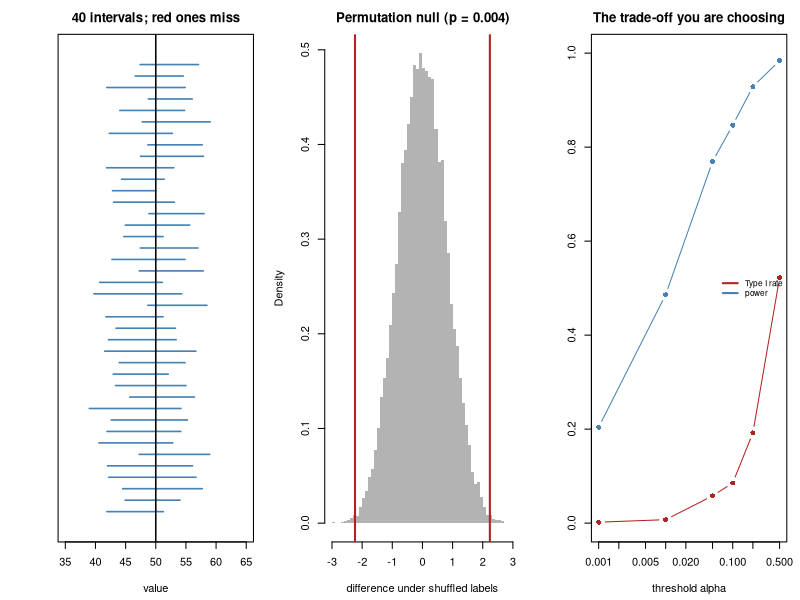

Recreate this plot in R.
#' ---
#' title: "Foundations 5 - Confidence intervals and p-values"
#' output: html_document
#' ---
#'
#' **Curriculum link:** `stats.md` -> Part 0, §0.7-§0.8, equations (0.13)-(0.15)
#' **Assumes:** `F1`-`F4`.
#'
#' ## Why this module matters most
#'
#' Confidence intervals and p-values are the two things every paper reports and
#' the two things most often misread. Both are statements about a **procedure**
#' repeated many times, not about your particular result - and almost every
#' misinterpretation comes from forgetting that.
#'
#' This module builds both from scratch and **checks them by simulation**, so
#' you see the procedure succeed at exactly the advertised rate rather than
#' taking anyone's word for it.

#+ setup, message = FALSE
MODULE_NAME <- "F5_confidence_intervals_and_pvalues"
OUT <- file.path(Sys.getenv("STATS_OUT", unset = "results"), MODULE_NAME)
dir.create(OUT, recursive = TRUE, showWarnings = FALSE)
header <- function(txt) cat("\n", strrep("=", 72), "\n", txt, "\n",
                            strrep("=", 72), "\n", sep = "")
set.seed(105)
TRUE_MU <- 50; TRUE_SIGMA <- 10

#' ## 1. Building a confidence interval, eq. (0.13)-(0.14)

#+ build
header("1. One interval, built by hand")
n <- 16
s_ <- rnorm(n, TRUE_MU, TRUE_SIGMA)
xbar <- mean(s_); s <- sd(s_); se <- s/sqrt(n)
## With sigma unknown we use the t critical value, a little larger than 1.96,
## which makes the interval appropriately wider.
crit <- qt(0.975, df = n - 1)
lo <- xbar - crit*se; hi <- xbar + crit*se
cat(sprintf("  sample mean  x-bar = %.3f\n", xbar))
cat(sprintf("  sample SD    s     = %.3f\n", s))
cat(sprintf("  standard error     = s/sqrt(n) = %.3f\n", se))
cat(sprintf("  critical value     = %.3f   (t with %d df; normal would use 1.960)\n",
            crit, n - 1))
cat(sprintf("\n  95%% CI = %.3f +/- %.3f x %.3f = (%.3f, %.3f)\n",
            xbar, crit, se, lo, hi))
cat(sprintf("  true value = %g  ->  %s\n", TRUE_MU,
            if (lo <= TRUE_MU && TRUE_MU <= hi) "INSIDE" else "OUTSIDE"))

#' ## 2. What "95% confident" actually means

#+ coverage
header("2. The coverage check: does the procedure really work 95% of the time?")
ci <- function(v, level = 0.95) {
  k <- length(v); m <- mean(v); e <- sd(v)/sqrt(k)
  c(m - qt(0.5 + level/2, k - 1)*e, m + qt(0.5 + level/2, k - 1)*e)
}
cat(sprintf("  %-10s%-8s%18s%22s\n", "level", "n", "intervals built",
            "contained the truth"))
for (level in c(0.80, 0.90, 0.95, 0.99)) {
  hits <- mean(replicate(10000, {
    b <- ci(rnorm(16, TRUE_MU, TRUE_SIGMA), level); b[1] <= TRUE_MU && TRUE_MU <= b[2]
  }))
  cat(sprintf("  %-10s%-8d%18s%21.1f%%\n", paste0(100*level, "%"), 16,
              "10,000", 100*hits))
}
cat("
  The procedure delivers what it promises. That is the ONLY guarantee a
  confidence interval carries, and it is a guarantee about the METHOD.

  CORRECT   : 'if I repeated this experiment many times, 95% of the intervals
               I built would contain the true value.'
  INCORRECT : 'there is a 95% probability the true value is in MY interval.'

  Why is the second wrong? Your interval is now a fixed pair of numbers and
  the truth is a fixed number. Either it is in there or it is not - there is
  no randomness left to have a probability about. The randomness was in the
  sampling, which has already happened.

  (If you genuinely want '95% probability the truth is in here', that is a
  CREDIBLE interval and requires Bayesian machinery and a prior - Topic 33.
  In practice the two often nearly coincide, which is why the sloppy reading
  usually survives contact with reality.)\n")

#' ## 3. Read the width, not whether it excludes zero

#+ width
header("3. Two 'non-significant' results that mean opposite things")
cat(sprintf("  %-26s%10s%22s%9s  verdict\n", "study", "estimate", "95% CI", "p"))
for (st_ in list(c("large, precise study", 0.1, 0.15),
                 c("small, noisy study", 2.5, 1.55))) {
  est <- as.numeric(st_[2]); se_ <- as.numeric(st_[3])
  p <- 2*pnorm(abs(est/se_), lower.tail = FALSE)
  cat(sprintf("  %-26s%10.2f%22s%9.3f  %s\n", st_[1], est,
              sprintf("(%+.2f, %+.2f)", est - 1.96*se_, est + 1.96*se_), p,
              if (p > 0.05) "n.s." else "sig"))
}
cat("
  Both are 'not significant'. They say completely different things.

    The first RULES OUT anything larger than about 0.4. That is a real,
    informative, publishable finding: the effect, if any, is small.

    The second rules out nothing. Effects of 0, of 2, of 5 are all consistent
    with it. It is not evidence of absence - it is absence of evidence.

  Reporting both as 'no significant difference' throws away the only
  information that distinguishes them. THIS is the strongest practical
  argument for reporting intervals, and the reason 'no significant difference'
  must never be written as 'no difference'.\n")

#' ## 4. What a p-value is, eq. (0.15)

#+ pvalue
header("4. Building a p-value from scratch, by simulation")
## NPG and the shift are named so the permutation below cannot drift out of
## step with the data, and the effect is big enough that the test should find it.
## A local seed, so this demonstration is the same every run and does not
## depend on how many draws the sections above happened to consume.
set.seed(14)
NPG <- 14; SHIFT <- 2.4
group_a <- rnorm(NPG, 50.0, 2)
group_b <- rnorm(NPG, 50.0 + SHIFT, 2)
observed_diff <- mean(group_b) - mean(group_a)
## The null hypothesis says the labels are meaningless. So SHUFFLE them and
## see how big a difference appears by chance alone. This is a permutation
## test: no formula, no distributional assumption, just the definition.
pooled <- c(group_a, group_b)
null_diffs <- replicate(20000, {
  perm <- sample(pooled)
  mean(perm[(NPG + 1):(2*NPG)]) - mean(perm[1:NPG])
})
p_perm <- mean(abs(null_diffs) >= abs(observed_diff))
cat(sprintf("  observed difference between the groups : %+.4f\n", observed_diff))
cat("  if the labels were meaningless, differences this big or bigger\n")
cat(sprintf("  happened in %s of 20,000 shuffles\n",
            format(sum(abs(null_diffs) >= abs(observed_diff)), big.mark = ",")))
cat(sprintf("\n  p (permutation) = %.4f\n", p_perm))
cat(sprintf("  p (t-test)      = %.4f   <- agrees\n",
            t.test(group_b, group_a, var.equal = TRUE)$p.value))
cat("
  Read the definition off the simulation:

      p = P( data at least this extreme | nothing is going on )

  Note what is on each side of the bar. The p-value is the probability of THE
  DATA given the HYPOTHESIS. It is not the probability of the hypothesis given
  the data - that is the reversal from F2, section 4, and it is the single
  most common error in interpreting statistics.

  A p-value of 0.03 does NOT mean 'a 3% chance there is no real effect'.\n")

#' ## 5. The kinds of p-value

#+ kinds
header("5. Five ways to get a p-value for the same comparison")
a <- rnorm(14, 0); b <- rnorm(14, 0.9)
p_t <- t.test(a, b, var.equal = TRUE)$p.value
p_welch <- t.test(a, b)$p.value
pool <- c(a, b); obs <- mean(b) - mean(a)
nd <- replicate(20000, { q <- sample(pool); mean(q[15:28]) - mean(q[1:14]) })
p_permut <- mean(abs(nd) >= abs(obs))
p_rank <- suppressWarnings(wilcox.test(a, b)$p.value)
boot <- replicate(20000, mean(sample(b, 14, TRUE)) - mean(sample(a, 14, TRUE)))
p_boot <- 2*min(mean(boot <= 0), mean(boot >= 0))
cat(sprintf("  %-16s%-26s%-30s%9s\n", "kind", "method", "assumes", "p"))
rows <- list(
  c("parametric", "Student t-test", "normality, equal variance", p_t),
  c("parametric", "Welch t-test", "normality only", p_welch),
  c("permutation", "shuffle the labels", "exchangeability", p_permut),
  c("rank-based", "Wilcoxon rank-sum", "nothing about shape", p_rank),
  c("bootstrap", "resample each group", "sample is representative", p_boot))
for (r in rows)
  cat(sprintf("  %-16s%-26s%-30s%9.4f\n", r[1], r[2], r[3], as.numeric(r[4])))
cat("
  On clean, well-behaved data they agree closely - as they should. They
  diverge when their assumptions diverge: on skewed data with outliers the
  t-test and the rank test can disagree sharply, and then you must decide
  WHICH QUESTION you are asking (a difference in means, or a tendency for one
  group to exceed the other - they are not the same question).

  The one that needs extra care: PERMUTATION assumes only that the labels are
  exchangeable under the null. That makes it robust - but you must shuffle
  WITHIN the structure of your design. With batches or paired samples, free
  shuffling builds a null that is simply wrong (exercise E2 measures this).\n")

#' ## 6. One-sided, two-sided, and p-hacking

#+ onesided
header("6. One-sided tests, and why they are abused")
cat(sprintf("  two-sided p = %.4f\n", t.test(a, b, var.equal = TRUE)$p.value))
cat(sprintf("  one-sided p = %.4f   <- exactly half, when the effect is in\n",
            t.test(a, b, var.equal = TRUE, alternative = "less")$p.value))
cat("                              the predicted direction\n")
cat("
  A one-sided test is legitimate only when a difference in the OTHER direction
  would be acted on identically to no difference at all, and only when you
  declared it before seeing the data. That is rare. Switching to one-sided
  because two-sided gave 0.06 is cheating, and it has a name.\n")

header("6b. What 'trying a few things' does to your error rate")
one_experiment <- function() {
  ## Two groups with NO real difference, measured 4 ways.
  x <- rnorm(15); y <- rnorm(15)
  c(t.test(x, y, var.equal = TRUE)$p.value,
    t.test(x, y, var.equal = TRUE, alternative = "less")$p.value,
    t.test(x, y, var.equal = TRUE, alternative = "greater")$p.value,
    suppressWarnings(wilcox.test(x, y)$p.value))
}
R <- 5000
res <- t(replicate(R, one_experiment()))
cat(sprintf("  %s experiments in which NOTHING is going on:\n\n",
            format(R, big.mark = ",")))
cat(sprintf("  %-46s%20s\n", "strategy", "false positive rate"))
cat(sprintf("  %-46s%19.1f%%\n", "pre-specified two-sided t-test",
            100*mean(res[, 1] < 0.05)))
cat(sprintf("  %-46s%19.1f%%\n", "try 4 analyses, report the smallest p",
            100*mean(apply(res, 1, min) < 0.05)))
cat("
  Four analyses is a modest amount of flexibility - far less than a real
  analyst has - and it roughly doubles the false positive rate.

  The reported p-value is then meaningless, because a p-value describes the
  PROCEDURE that produced it, and the procedure was 'try things until one
  works'. That procedure does not have a 5% error rate.

  The same mechanism drives:
    p-hacking         - trying analyses until one is significant
    HARKing           - inventing the hypothesis after seeing the result
    optional stopping - collecting more data until p drops below 0.05
                        (this reaches significance eventually with certainty)
    subgroup fishing  - 'it worked in the older female patients'

  The defence is always the same: DECIDE THE ANALYSIS BEFORE SEEING THE
  OUTCOME, and report everything you tried.\n")

#' ## 7. Where does 0.05 come from, and what are alpha and beta?

#+ errors
header("7. Two kinds of error, and the threshold that trades them off")
DIFF <- 1.0
error_rates <- function(alpha, n = 15, reps = 4000) {
  fp <- mean(replicate(reps, t.test(rnorm(n), rnorm(n))$p.value < alpha))
  tp <- mean(replicate(reps, t.test(rnorm(n), rnorm(n, DIFF))$p.value < alpha))
  c(fp, tp)
}
cat(sprintf("  %-12s%22s%22s\n", "alpha", "Type I (false pos)", "power (1 - Type II)"))
for (alpha in c(0.20, 0.10, 0.05, 0.01, 0.001)) {
  er <- error_rates(alpha)
  cat(sprintf("  %-12g%22.3f%22.3f\n", alpha, er[1], er[2]))
}
cat("
  TYPE I error  - you claim an effect that is not there. Its rate IS alpha.
  TYPE II error - you miss an effect that is there. Its rate is beta, and
                  POWER = 1 - beta is the second column.

  Lowering alpha buys fewer false positives and pays in missed real effects.
  There is no setting that avoids both; the threshold is a statement about
  which error is more costly IN YOUR SITUATION.

  0.05 is not a law of nature. Ronald Fisher suggested one-in-twenty in the
  1920s as a rough working line, explicitly as a rule of thumb. It survived
  because a shared default stops people choosing a threshold after seeing the
  answer - a real benefit, but not a mathematical one.

  Sensible thresholds vary enormously with the consequences:
    screening assay, cheap follow-up      alpha = 0.10
    ordinary single hypothesis            alpha = 0.05
    genome-wide association study         alpha = 5e-8   (Topic 24)
    particle physics discovery            alpha = 3e-7

  The modern position - the American Statistical Association's 2016 and 2019
  statements - is that 'statistically significant' should not be treated as a
  conclusion at all. Report the estimate, the interval, and the p-value.\n")

#' ## 8. Many tests at once: FWER and FDR

#+ multiple
header("8. What happens when you test 20,000 things")
G <- 20000
null_p <- runif(G)
cat(sprintf("  %s tests, NOT ONE of which has a real effect:\n\n",
            format(G, big.mark = ",")))
cat(sprintf("  %-42s%14s%12s\n", "rule", "discoveries", "all false?"))
cat(sprintf("  %-42s%14s%12s\n", "raw p < 0.05",
            format(sum(null_p < 0.05), big.mark = ","), "yes"))
for (m in list(c("bonferroni", "Bonferroni (controls FWER)"),
               c("holm", "Holm (controls FWER, more powerful)"),
               c("BH", "Benjamini-Hochberg (controls FDR)")))
  cat(sprintf("  %-42s%14s%12s\n", m[2],
              format(sum(p.adjust(null_p, m[1]) < 0.05), big.mark = ","), "yes"))
## Now with some real signal mixed in.
mixed <- c(runif(19000), rbeta(1000, 0.2, 12))
truth <- c(rep(FALSE, 19000), rep(TRUE, 1000))
cat("\n  Now 20,000 tests of which 1,000 ARE real:\n\n")
cat(sprintf("  %-42s%13s%8s%8s%8s\n", "rule", "discoveries", "false", "FDP", "power"))
for (m in list(c("bonferroni", "Bonferroni (FWER)"), c("holm", "Holm (FWER)"),
               c("BH", "Benjamini-Hochberg (FDR)"))) {
  rej <- p.adjust(mixed, m[1]) < 0.05
  cat(sprintf("  %-42s%13s%8d%8.3f%8.3f\n", m[2],
              format(sum(rej), big.mark = ","), sum(rej & !truth),
              sum(rej & !truth)/max(sum(rej), 1), mean(rej[truth])))
}
cat("
  Two different promises, and you must know which one you want:

    FWER (Bonferroni, Holm) - controls the probability of making EVEN ONE
      false claim. Appropriate when a single false positive is expensive.
      Very conservative when there are many tests, so power collapses.

    FDR (Benjamini-Hochberg) - controls the EXPECTED PROPORTION of your
      discoveries that are false. You accept that ~5% of your 200-gene list is
      wrong in exchange for getting a list at all. The right default in
      genomics; its adjusted values are called q-values.

  Look at the power column. That difference is why genomics runs on FDR.

  Topic 8 covers this properly, including what happens when the tests are
  correlated - which, for genes in a pathway, they always are.\n")

#' ## 9. Figure

#+ figure
png(file.path(OUT, "intervals_and_pvalues.png"), width = 1250, height = 440, res = 110)
par(mfrow = c(1, 3), mar = c(4.4, 4.4, 2.6, 1))
plot(NA, xlim = c(TRUE_MU - 15, TRUE_MU + 15), ylim = c(0, 41), yaxt = "n",
     xlab = "value", ylab = "", main = "40 intervals; red ones miss")
for (i in 1:40) {
  smp <- rnorm(16, TRUE_MU, TRUE_SIGMA); b <- ci(smp)
  covers <- b[1] <= TRUE_MU && TRUE_MU <= b[2]
  lines(b, c(i, i), col = if (covers) "steelblue" else "firebrick", lwd = 1.6)
}
abline(v = TRUE_MU, lwd = 1.5)
hist(null_diffs, breaks = 70, col = "grey70", border = NA, freq = FALSE,
     main = sprintf("Permutation null (p = %.3f)", p_perm),
     xlab = "difference under shuffled labels")
abline(v = c(-1, 1)*observed_diff, col = "firebrick", lwd = 2)
alphas <- c(0.5, 0.2, 0.1, 0.05, 0.01, 0.001)
er <- t(sapply(alphas, error_rates, reps = 1500))
plot(alphas, er[, 1], type = "b", pch = 16, col = "firebrick", log = "x",
     ylim = c(0, 1), xlab = "threshold alpha", ylab = "",
     main = "The trade-off you are choosing")
lines(alphas, er[, 2], type = "b", pch = 16, col = "steelblue")
legend("right", c("Type I rate", "power"), col = c("firebrick", "steelblue"),
       lwd = 2, bty = "n", cex = 0.75)
invisible(dev.off())
cat("\nFigure written to", file.path(OUT, "intervals_and_pvalues.png"), "\n")

#' # PROBLEMS
#'
#' ### Problem 1: Does the interval still work when the data is ugly?

#+ problem1
## ---- YOUR CODE HERE ----------------------------------------------------

## ---- SOLUTION (uncomment to check) -------------------------------------
# true_mean_ln <- exp(0 + 1.4^2/2)          # mean of lognormal(0, 1.4)
# cat("  A 95% interval SHOULD contain the truth 95% of the time.\n\n")
# cat(sprintf("  %-8s%16s%16s\n", "n", "normal data", "skewed data"))
# for (n_ in c(5, 10, 30, 100, 500)) {
#   cov_n <- mean(replicate(4000, { b <- ci(rnorm(n_)); b[1] <= 0 && 0 <= b[2] }))
#   cov_s <- mean(replicate(4000, { b <- ci(rlnorm(n_, 0, 1.4))
#                                   b[1] <= true_mean_ln && true_mean_ln <= b[2] }))
#   cat(sprintf("  %-8d%15.1f%%%15.1f%%\n", n_, 100*cov_n, 100*cov_s))
# }
#
# ## The normal column sits at 95% at every n - as it must, since the method
# ## was derived for exactly that case.
# ##
# ## The skewed column is too LOW at small n: the interval misses more often
# ## than advertised, so you are over-confident. It improves as n grows,
# ## because the central limit theorem (F4) gradually makes the sample mean
# ## normal.
# ##
# ## This is what an assumption violation actually looks like. Not a crash, not
# ## an error message - just a procedure quietly delivering 88% coverage while
# ## claiming 95%. The fixes are a bootstrap interval, a transformation (log),
# ## or more data. Topic 5 covers all three.

#' ### Problem 2: The p-value is not the probability you are wrong

#+ problem2
## ---- YOUR CODE HERE ----------------------------------------------------

## ---- SOLUTION (uncomment to check) -------------------------------------
# run <- function(n_tests, frac_real, effect = 0.8, n = 20) {
#   real <- runif(n_tests) < frac_real
#   ps <- sapply(real, function(r)
#     t.test(rnorm(n), rnorm(n, if (r) effect else 0))$p.value)
#   sig <- ps < 0.05
#   c(sum(sig), if (sum(sig)) mean(!real[sig]) else NA)
# }
# cat(sprintf("  %-34s%13s%20s\n", "% of hypotheses that are REAL",
#             "significant", "of those, % FALSE"))
# for (frac in c(0.90, 0.50, 0.10, 0.01)) {
#   r <- run(4000, frac)
#   cat(sprintf("  %-33.0f%%%13s%19.1f%%\n", 100*frac,
#               format(r[1], big.mark = ","), 100*r[2]))
# }
#
# ## The threshold is 0.05 in every row. The chance that a significant result
# ## is wrong ranges from a few percent to most of them.
# ##
# ## The p-value cannot know this, because it is computed ASSUMING the null is
# ## true - it never considers how plausible the null was to begin with. So
# ## 'p < 0.05' carries completely different weight for a pre-registered
# ## hypothesis with good prior support than for the 4,000th exploratory test.
# ##
# ## This is the same base-rate effect as the screening test in F2, and it is
# ## the honest answer to 'why do so many published findings fail to
# ## replicate?' It is also why FDR methods (section 8) are framed around the
# ## PROPORTION of discoveries that are false - exactly the last column.

#' ### Problem 3: Optional stopping

#+ problem3
## ---- YOUR CODE HERE ----------------------------------------------------

## ---- SOLUTION (uncomment to check) -------------------------------------
# peek_until_significant <- function(max_n, alpha = 0.05) {
#   ## Add one observation per group at a time; stop at the first p < alpha.
#   x <- rnorm(5); y <- rnorm(5)
#   for (i in seq_len(max_n - 5)) {
#     x <- c(x, rnorm(1)); y <- c(y, rnorm(1))
#     if (t.test(x, y)$p.value < alpha) return(TRUE)
#   }
#   FALSE
# }
# cat("  No real effect. Nominal false positive rate: 5%.\n\n")
# cat(sprintf("  %-18s%20s\n", "max n allowed", "reached p < 0.05"))
# for (max_n in c(5, 10, 20, 50, 100, 200))
#   cat(sprintf("  %-18d%19.1f%%\n", max_n,
#               100*mean(replicate(1500, peek_until_significant(max_n)))))
#
# ## Testing once at n = 5 gives the advertised 5%. Allowing yourself to keep
# ## looking pushes it far higher, and it keeps climbing with the budget - with
# ## unlimited data it reaches 100%. The p-value WILL dip below 0.05 eventually
# ## just by wandering, and if you stop the moment it does, you always "win".
# ##
# ## This is why 'we added a few more samples because the trend looked
# ## promising' invalidates a p-value, and why clinical trials must pre-specify
# ## their sample size or use a formal sequential design with corrected
# ## boundaries (O'Brien-Fleming, alpha-spending).
# ##
# ## Note the pattern across all three problems and section 6b: the p-value is
# ## a property of the PROCEDURE. Change the procedure - by trying variants, by
# ## peeking, by choosing which hypotheses to test after looking - and the
# ## number on the screen no longer means what its definition says.

#' ## What to take away
#'
#' 1. A confidence interval is a guarantee about the **procedure**.
#' 2. **Read the width.** Two non-significant results can mean opposite things.
#' 3. A p-value is $P(\text{data} \mid \text{no effect})$ - never the reverse.
#' 4. There are many kinds of p-value; one- vs two-sided is a separate axis.
#' 5. $\alpha$ **is** your false positive rate; power is $1-\beta$.
#' 6. With many tests, choose **FWER** or **FDR** deliberately.
#' 7. Every p-value describes a **procedure**. Changing it mid-analysis breaks it.
#'
#' **Next:** `F6_connecting_variables.R`
